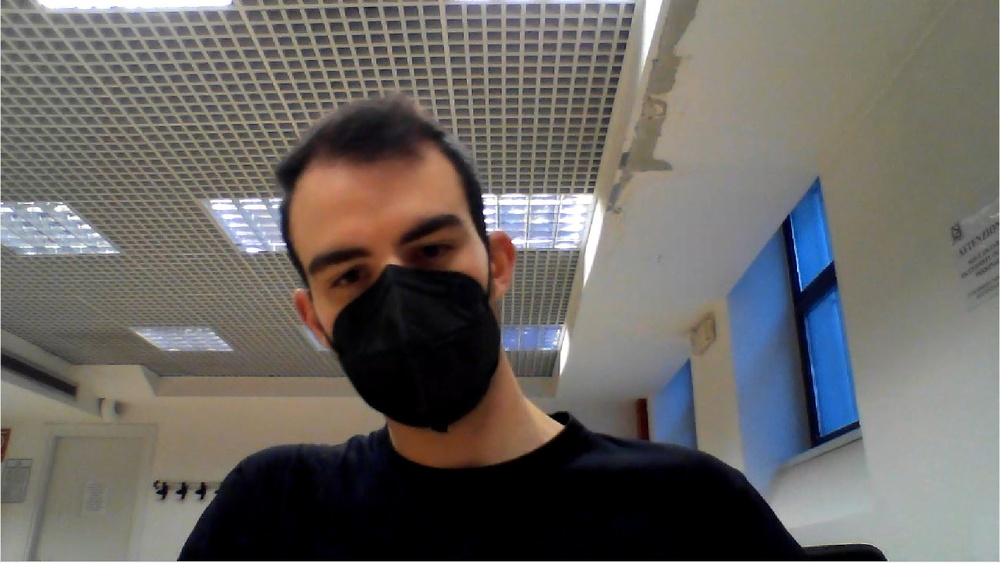
%> input picture Frame/1_frame_test.JPG, 1000 x 563 px, shrunk from 1700 x 957 before the run
$ octave --eval "result = imadjust_contrast(imread('Frame/1_frame_test.JPG'));"   (GNU Octave 9; MATLAB toolbox functions it lacks are replaced by stand-ins)
%> lines starting %> are read from the running program, lines starting %| are printed output that depends on the picture
function adjustFrame = imadjust_contrast(frame)
    frameDouble = im2double(frame);

    % calculate average and standard deviation
    average = mean2(frameDouble);
%> average = 0.402
    sigma = std2(frameDouble);
%> sigma = 0.214
    n = 2;
    low = average-n*sigma;
%> low = -0.0259

    % c'è il rischio di fininire fuori da [0, 1]
    if (low) < 0
        low = 0;
    end

    high = average+n*sigma;
%> high = 0.829
    if (high) > 1
        high = 1;
    end

    adjustFrame = imadjust(frameDouble,[low high], []);
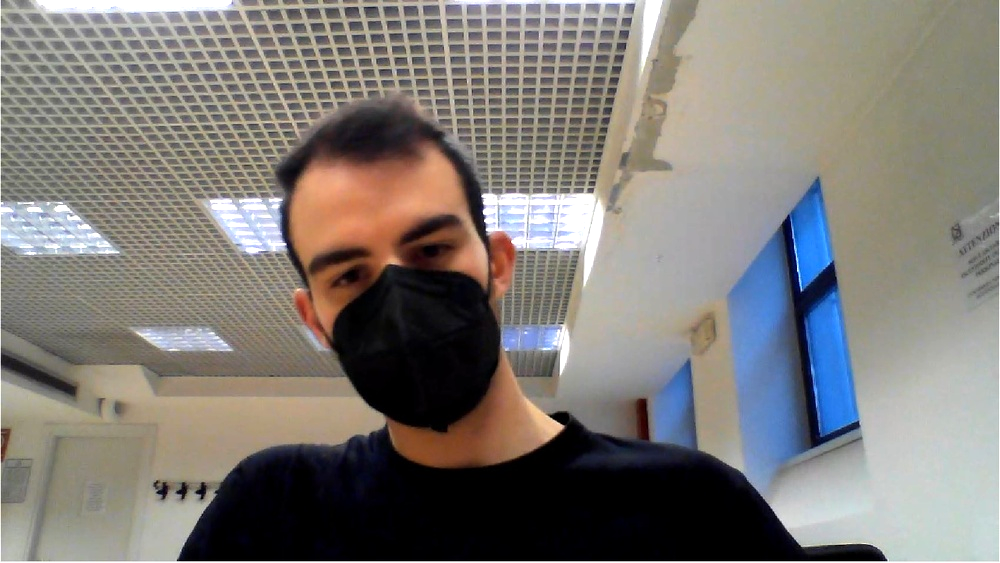
%> adjustFrame: size 563x1000x3 double; mean R, G, B 0.499, 0.483, 0.464
end

$ run again, on Frame/3_frame_test.JPG
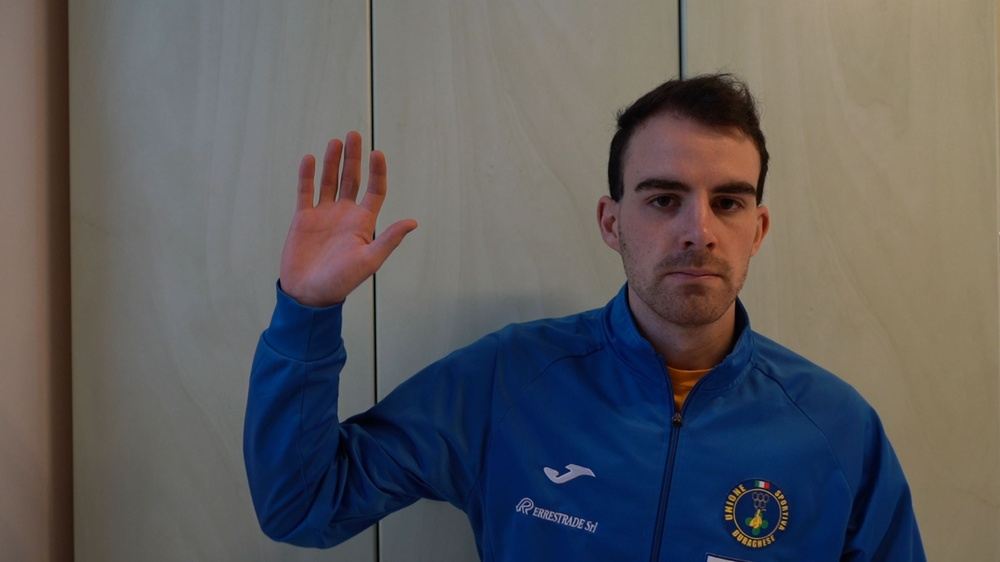
%> input picture Frame/3_frame_test.JPG, 1000 x 562 px, shrunk from 2388 x 1341 before the run
%> average = 0.364
%> sigma = 0.161
%> low = 0.0419
%> high = 0.687
%> in imadjust_contrast, `adjustFrame = imadjust(frameDouble,[low high], []);`:
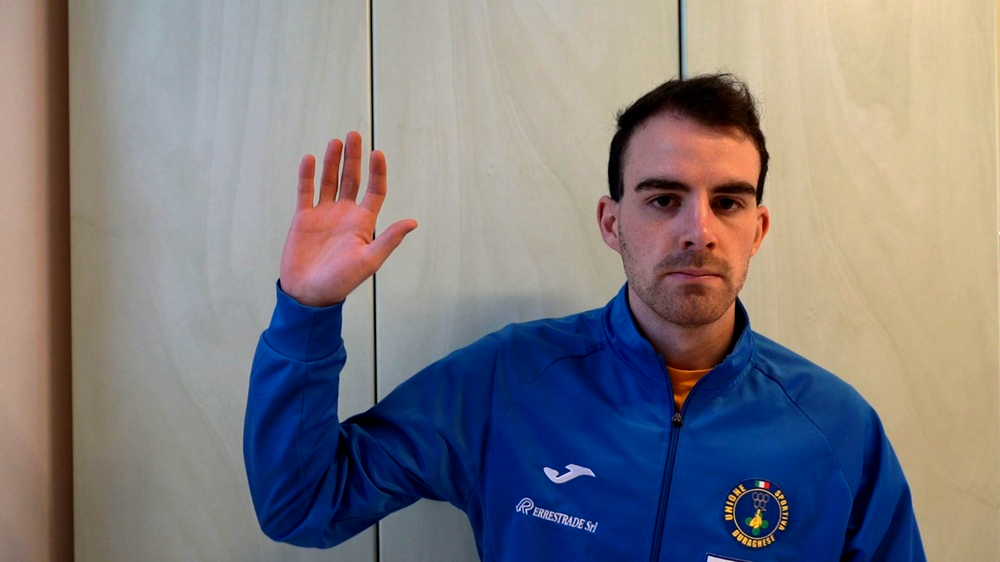
%> adjustFrame: size 562x1000x3 double; mean R, G, B 0.509, 0.493, 0.505

$ run again, on Frame/4_frame_test.JPG
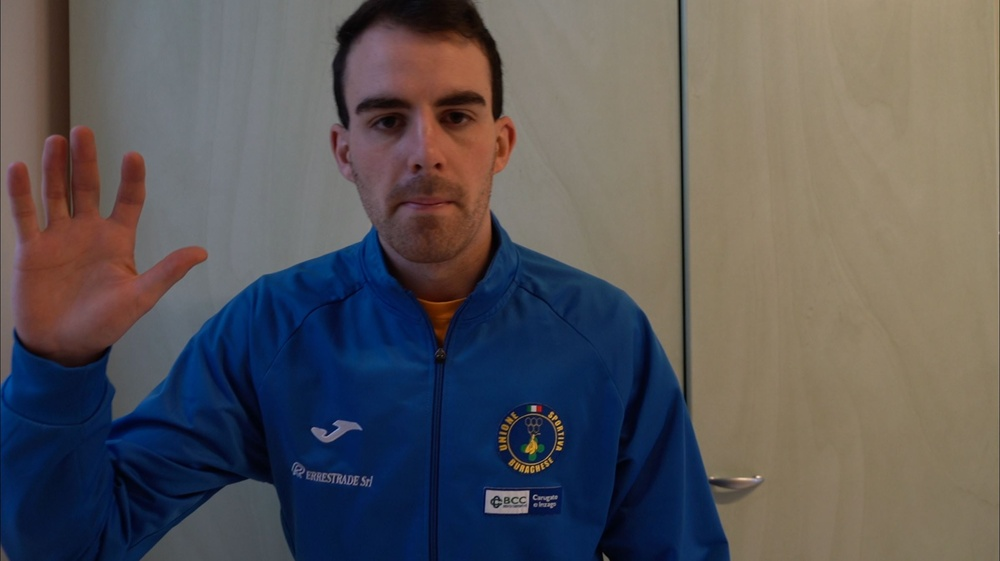
%> input picture Frame/4_frame_test.JPG, 1000 x 561 px, shrunk from 2391 x 1341 before the run
%> average = 0.349
%> sigma = 0.177
%> low = -0.00474
%> high = 0.703
%> in imadjust_contrast, `adjustFrame = imadjust(frameDouble,[low high], []);`:
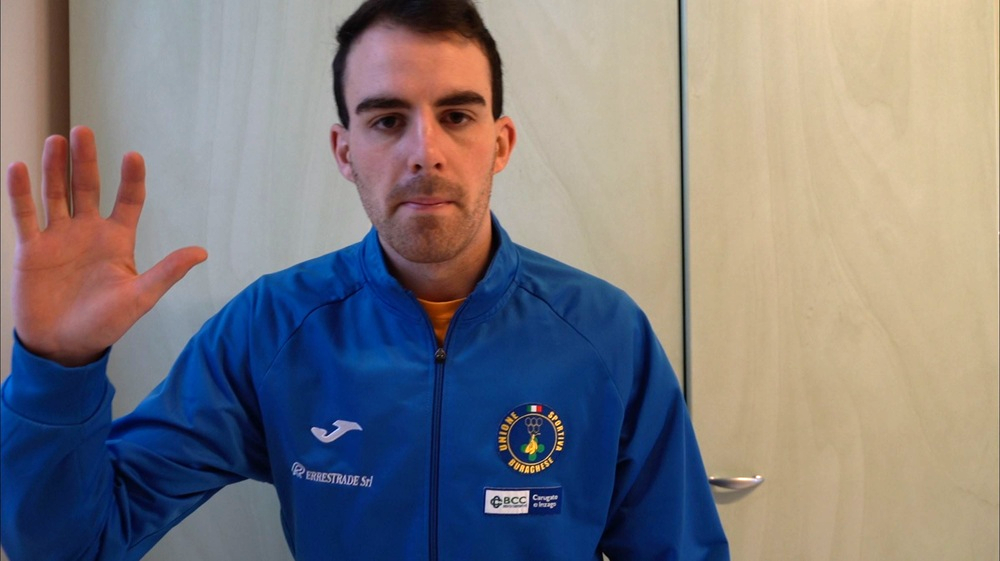
%> adjustFrame: size 561x1000x3 double; mean R, G, B 0.502, 0.487, 0.5

$ run again, on Frame/10_steve.jpg
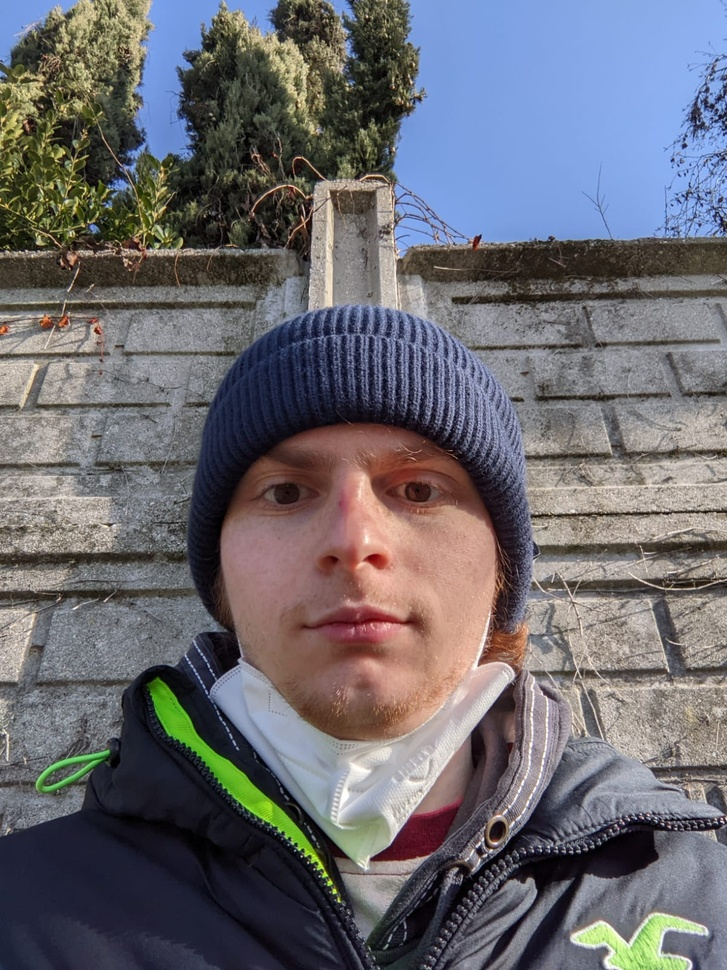
%> input picture Frame/10_steve.jpg, 727 x 970 px, shrunk from 1200 x 1600 before the run
%> average = 0.424
%> sigma = 0.234
%> low = -0.044
%> high = 0.892
%> in imadjust_contrast, `adjustFrame = imadjust(frameDouble,[low high], []);`:
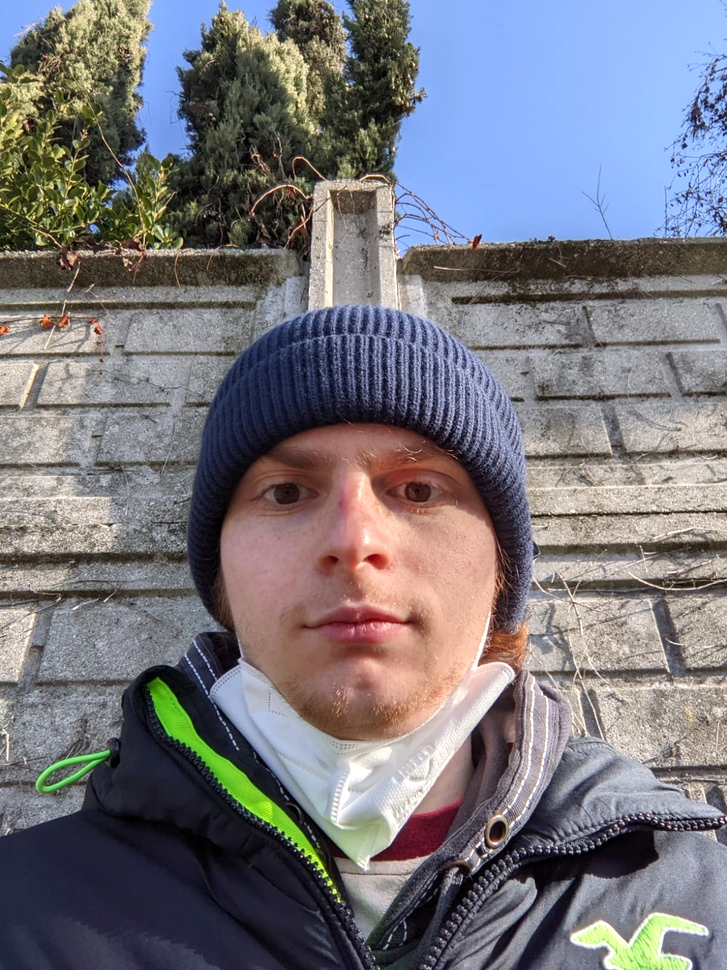
%> adjustFrame: size 970x727x3 double; mean R, G, B 0.47, 0.464, 0.489
